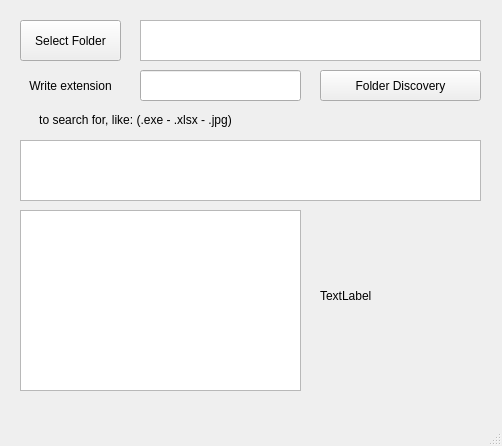
<?xml version="1.0" encoding="UTF-8"?>
<ui version="4.0">
 <class>MainWindow</class>
 <widget class="QMainWindow" name="MainWindow">
  <property name="geometry">
   <rect>
    <x>0</x>
    <y>0</y>
    <width>502</width>
    <height>446</height>
   </rect>
  </property>
  <property name="windowTitle">
   <string>Folder Discovery</string>
  </property>
  <widget class="QWidget" name="centralwidget">
   <widget class="QPushButton" name="selFolBtn">
    <property name="geometry">
     <rect>
      <x>20</x>
      <y>20</y>
      <width>101</width>
      <height>41</height>
     </rect>
    </property>
    <property name="text">
     <string>Select Folder</string>
    </property>
   </widget>
   <widget class="QLabel" name="label_2">
    <property name="geometry">
     <rect>
      <x>20</x>
      <y>70</y>
      <width>101</width>
      <height>31</height>
     </rect>
    </property>
    <property name="layoutDirection">
     <enum>Qt::LeftToRight</enum>
    </property>
    <property name="text">
     <string>Write extension</string>
    </property>
    <property name="alignment">
     <set>Qt::AlignCenter</set>
    </property>
   </widget>
   <widget class="QLineEdit" name="ExtLineEdit">
    <property name="geometry">
     <rect>
      <x>140</x>
      <y>70</y>
      <width>161</width>
      <height>31</height>
     </rect>
    </property>
   </widget>
   <widget class="QLabel" name="label_3">
    <property name="geometry">
     <rect>
      <x>20</x>
      <y>110</y>
      <width>231</width>
      <height>20</height>
     </rect>
    </property>
    <property name="text">
     <string>to search for, like: (.exe - .xlsx - .jpg)</string>
    </property>
    <property name="alignment">
     <set>Qt::AlignCenter</set>
    </property>
   </widget>
   <widget class="QPushButton" name="folDisBtn">
    <property name="geometry">
     <rect>
      <x>320</x>
      <y>70</y>
      <width>161</width>
      <height>31</height>
     </rect>
    </property>
    <property name="text">
     <string>Folder Discovery</string>
    </property>
   </widget>
   <widget class="QTextBrowser" name="textBrowser">
    <property name="geometry">
     <rect>
      <x>140</x>
      <y>20</y>
      <width>341</width>
      <height>41</height>
     </rect>
    </property>
   </widget>
   <widget class="QLabel" name="imageLbl">
    <property name="geometry">
     <rect>
      <x>320</x>
      <y>210</y>
      <width>161</width>
      <height>171</height>
     </rect>
    </property>
    <property name="text">
     <string>TextLabel</string>
    </property>
   </widget>
   <widget class="QTableView" name="tableView">
    <property name="geometry">
     <rect>
      <x>20</x>
      <y>210</y>
      <width>281</width>
      <height>181</height>
     </rect>
    </property>
    <property name="font">
     <font>
      <pointsize>5</pointsize>
     </font>
    </property>
   </widget>
   <widget class="QTextBrowser" name="errorTxtBrwsr">
    <property name="geometry">
     <rect>
      <x>20</x>
      <y>140</y>
      <width>461</width>
      <height>61</height>
     </rect>
    </property>
   </widget>
  </widget>
  <widget class="QMenuBar" name="menubar">
   <property name="geometry">
    <rect>
     <x>0</x>
     <y>0</y>
     <width>502</width>
     <height>26</height>
    </rect>
   </property>
  </widget>
  <widget class="QStatusBar" name="statusbar"/>
 </widget>
 <resources/>
 <connections/>
</ui>
